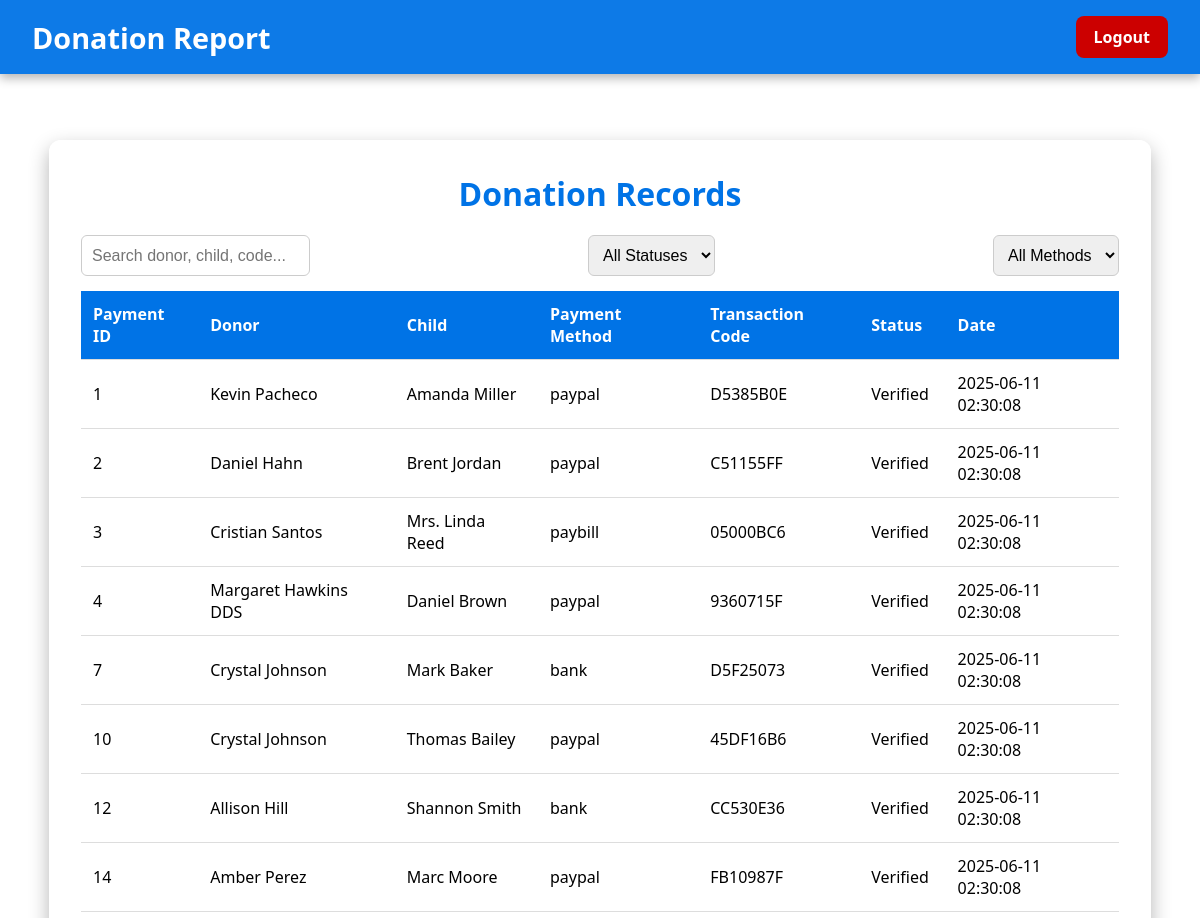
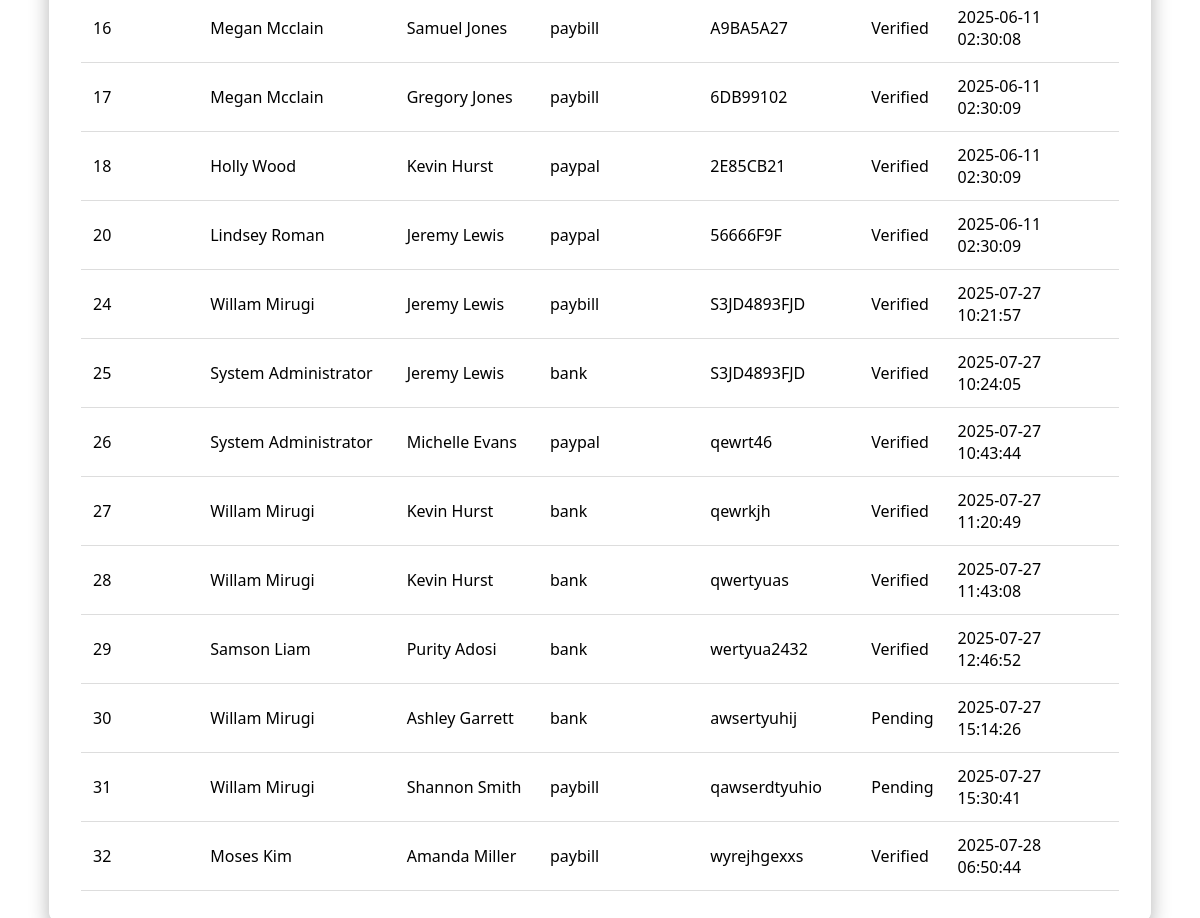
/report_donations.php (signed in), run on the app's committed database (2 pictures, top to bottom).
### tables this page shows
CREATE TABLE `payments` (
  `paymentID` int(11) NOT NULL,
  `userID` int(11) DEFAULT NULL,
  `childID` int(11) DEFAULT NULL,
  `transaction_code` varchar(100) NOT NULL,
  `payment_method` enum('bank','paybill','paypal') DEFAULT NULL,
  `verified` tinyint(1) DEFAULT 0,
  `payment_date` timestamp NOT NULL DEFAULT current_timestamp(),
  `Payment_Amount` text DEFAULT NULL,
  `verified_by` int(11) DEFAULT NULL,
  `verified_at` datetime DEFAULT NULL
);

CREATE TABLE `users` (
  `userID` int(11) NOT NULL,
  `fullName` varchar(100) NOT NULL,
  `email` varchar(100) NOT NULL,
  `passwordHash` varchar(255) NOT NULL,
  `role` enum('admin','donor') DEFAULT 'donor',
  `created_at` timestamp NOT NULL DEFAULT current_timestamp()
);

CREATE TABLE `children` (
  `childID` int(11) NOT NULL,
  `fullName` varchar(100) NOT NULL,
  `level_of_learning` enum('Primary','High School','University') NOT NULL,
  `academic_progress` text DEFAULT NULL,
  `annual_fees` decimal(10,2) NOT NULL,
  `health_status` text DEFAULT NULL,
  `is_disabled` tinyint(1) DEFAULT 0,
  `hobbies` text DEFAULT NULL,
  `background` text DEFAULT NULL,
  `created_at` timestamp NOT NULL DEFAULT current_timestamp(),
  `birthdate` date DEFAULT NULL,
  `image_path` varchar(255) DEFAULT NULL,
  `document_path` varchar(255) DEFAULT NULL,
  `is_funded` tinyint(1) DEFAULT 0
);

### report_donations.php (the view, shortened to what this page needs)
<?php
require 'db_connect.php';
?>
<!DOCTYPE html>
<html lang="en">
<head>
</head>
<body>
    <div class="top-nav">
        <h1>Donation Report</h1>
        <a href="logout.php" class="logout-btn">Logout</a>
    </div>
    <div class="container">
        <div class="report-box">
            <h2>Donation Records</h2>
            <div class="search-filter">
                <input type="text" id="searchInput" placeholder="Search donor, child, code..." onkeyup="filterTable()">
                <select id="statusFilter" onchange="filterTable()">
                    <option value="">All Statuses</option>
                </select>
                <select id="methodFilter" onchange="filterTable()">
                    <option value="">All Methods</option>
                </select>
            </div>
            <?php
            $result = $conn->query("SELECT Payments.paymentID, Users.fullName AS donor, Children.fullName AS child, payment_method, transaction_code, verified, payment_date FROM Payments JOIN Users ON Payments.userID = Users.userID JOIN Children ON Payments.childID = Children.childID");
            if ($result && $result->num_rows > 0) {
                echo "<table id='donationTable'>";
                echo "<tr>
                        <th>Payment ID</th>
                        <th>Donor</th>
                        <th>Child</th>
                        <th>Payment Method</th>
                        <th>Transaction Code</th>
                        <th>Status</th>
                        <th>Date</th>
                      </tr>";
                while ($row = $result->fetch_assoc()) {
                    $status = $row['verified'] ? "Verified" : "Pending";
                    echo "<tr>
                            <td>".htmlspecialchars($row['paymentID'])."</td>
                            <td>".htmlspecialchars($row['donor'])."</td>
                            <td>".htmlspecialchars($row['child'])."</td>
                            <td>".htmlspecialchars($row['payment_method'])."</td>
                            <td>".htmlspecialchars($row['transaction_code'])."</td>
                            <td>$status</td>
                            <td>".htmlspecialchars($row['payment_date'])."</td>
                          </tr>";
                }
                echo "</table>";
            } else {
                echo "<p class='no-data'>No donation records found.</p>";
            }
            ?>
        </div>
    </div>
</body>
</html>

### report_donations.php (style rules this page uses)
* { margin: 0; padding: 0; box-sizing: border-box; }
body { font-family: 'Segoe UI', Tahoma, Geneva, Verdana, sans-serif; height: 100vh; background: url('images/report-bg.jpg') no-repeat center center fixed; background-size: cover; display: flex; flex-direction: column; }
.top-nav { position: fixed; top: 0; left: 0; width: 100%; background: rgba(0, 115, 230, 0.95); padding: 1rem 2rem; display: flex; justify-content: space-between; align-items: center; color: white; z-index: 1000; box-shadow: 0 4px 10px rgba(0, 0, 0, 0.3); }
.top-nav h1 { font-size: 1.8rem; }
.top-nav a.logout-btn { background: #cc0000; color: white; padding: 10px 18px; border-radius: 8px; text-decoration: none; font-weight: bold; transition: background 0.3s ease, transform 0.2s ease; }
.container { flex: 1; padding: 140px 20px 40px; display: flex; justify-content: center; }
.report-box { background: rgba(255, 255, 255, 0.95); width: 95%; max-width: 1800px; padding: 2rem; border-radius: 12px; box-shadow: 0 8px 20px rgba(0, 0, 0, 0.3); animation: fadeIn 0.8s ease; }
.report-box h2 { text-align: center; font-size: 2rem; color: #0073e6; margin-bottom: 20px; }
.search-filter { display: flex; flex-wrap: wrap; justify-content: space-between; margin-bottom: 15px; gap: 10px; }
.search-filter input, .search-filter select { padding: 10px; font-size: 1rem; border: 1px solid #ccc; border-radius: 6px; }
table { width: 100%; border-collapse: collapse; font-size: 1rem; }
th, td { padding: 12px; text-align: left; border-bottom: 1px solid #ddd; }
th { background: #0073e6; color: white; }

### data on the page
payments: paymentID "1", userID.fullName "Kevin Pacheco", childID.fullName "Amanda Miller", payment_method "paypal", transaction_code "D5385B0E", verified "Verified", payment_date "2025-06-11 02:30:08"
payments: paymentID "2", userID.fullName "Daniel Hahn", childID.fullName "Brent Jordan", payment_method "paypal", transaction_code "C51155FF", verified "Verified", payment_date "2025-06-11 02:30:08"
payments: paymentID "3", userID.fullName "Cristian Santos", childID.fullName "Mrs. Linda Reed", payment_method "paybill", transaction_code "05000BC6", verified "Verified", payment_date "2025-06-11 02:30:08"
payments: paymentID "4", userID.fullName "Margaret Hawkins DDS", childID.fullName "Daniel Brown", payment_method "paypal", transaction_code "9360715F", verified "Verified", payment_date "2025-06-11 02:30:08"
payments: paymentID "7", userID.fullName "Crystal Johnson", childID.fullName "Mark Baker", payment_method "bank", transaction_code "D5F25073", verified "Verified", payment_date "2025-06-11 02:30:08"
payments: paymentID "10", userID.fullName "Crystal Johnson", childID.fullName "Thomas Bailey", payment_method "paypal", transaction_code "45DF16B6", verified "Verified", payment_date "2025-06-11 02:30:08"
payments: paymentID "12", userID.fullName "Allison Hill", childID.fullName "Shannon Smith", payment_method "bank", transaction_code "CC530E36", verified "Verified", payment_date "2025-06-11 02:30:08"
payments: paymentID "14", userID.fullName "Amber Perez", childID.fullName "Marc Moore", payment_method "paypal", transaction_code "FB10987F", verified "Verified", payment_date "2025-06-11 02:30:08"
payments: paymentID "16", userID.fullName "Megan Mcclain", childID.fullName "Samuel Jones", payment_method "paybill", transaction_code "A9BA5A27", verified "Verified", payment_date "2025-06-11 02:30:08"
payments: paymentID "17", userID.fullName "Megan Mcclain", childID.fullName "Gregory Jones", payment_method "paybill", transaction_code "6DB99102", verified "Verified", payment_date "2025-06-11 02:30:09"
payments: paymentID "18", userID.fullName "Holly Wood", childID.fullName "Kevin Hurst", payment_method "paypal", transaction_code "2E85CB21", verified "Verified", payment_date "2025-06-11 02:30:09"
payments: paymentID "20", userID.fullName "Lindsey Roman", childID.fullName "Jeremy Lewis", payment_method "paypal", transaction_code "56666F9F", verified "Verified", payment_date "2025-06-11 02:30:09"
payments: paymentID "24", userID.fullName "Willam Mirugi", childID.fullName "Jeremy Lewis", payment_method "paybill", transaction_code "S3JD4893FJD", verified "Verified", payment_date "2025-07-27 10:21:57"
payments: paymentID "25", userID.fullName "System Administrator", childID.fullName "Jeremy Lewis", payment_method "bank", transaction_code "S3JD4893FJD", verified "Verified", payment_date "2025-07-27 10:24:05"
payments: paymentID "26", userID.fullName "System Administrator", childID.fullName "Michelle Evans", payment_method "paypal", transaction_code "qewrt46", verified "Verified", payment_date "2025-07-27 10:43:44"
payments: paymentID "27", userID.fullName "Willam Mirugi", childID.fullName "Kevin Hurst", payment_method "bank", transaction_code "qewrkjh", verified "Verified", payment_date "2025-07-27 11:20:49"
payments: paymentID "28", userID.fullName "Willam Mirugi", childID.fullName "Kevin Hurst", payment_method "bank", transaction_code "qwertyuas", verified "Verified", payment_date "2025-07-27 11:43:08"
payments: paymentID "29", userID.fullName "Samson Liam", childID.fullName "Purity Adosi", payment_method "bank", transaction_code "wertyua2432", verified "Verified", payment_date "2025-07-27 12:46:52"
payments: paymentID "30", userID.fullName "Willam Mirugi", childID.fullName "Ashley Garrett", payment_method "bank", transaction_code "awsertyuhij", verified "Pending", payment_date "2025-07-27 15:14:26"
payments: paymentID "31", userID.fullName "Willam Mirugi", childID.fullName "Shannon Smith", payment_method "paybill", transaction_code "qawserdtyuhio", verified "Pending", payment_date "2025-07-27 15:30:41"
payments: paymentID "32", userID.fullName "Moses Kim", childID.fullName "Amanda Miller", payment_method "paybill", transaction_code "wyrejhgexxs", verified "Verified", payment_date "2025-07-28 06:50:44"
